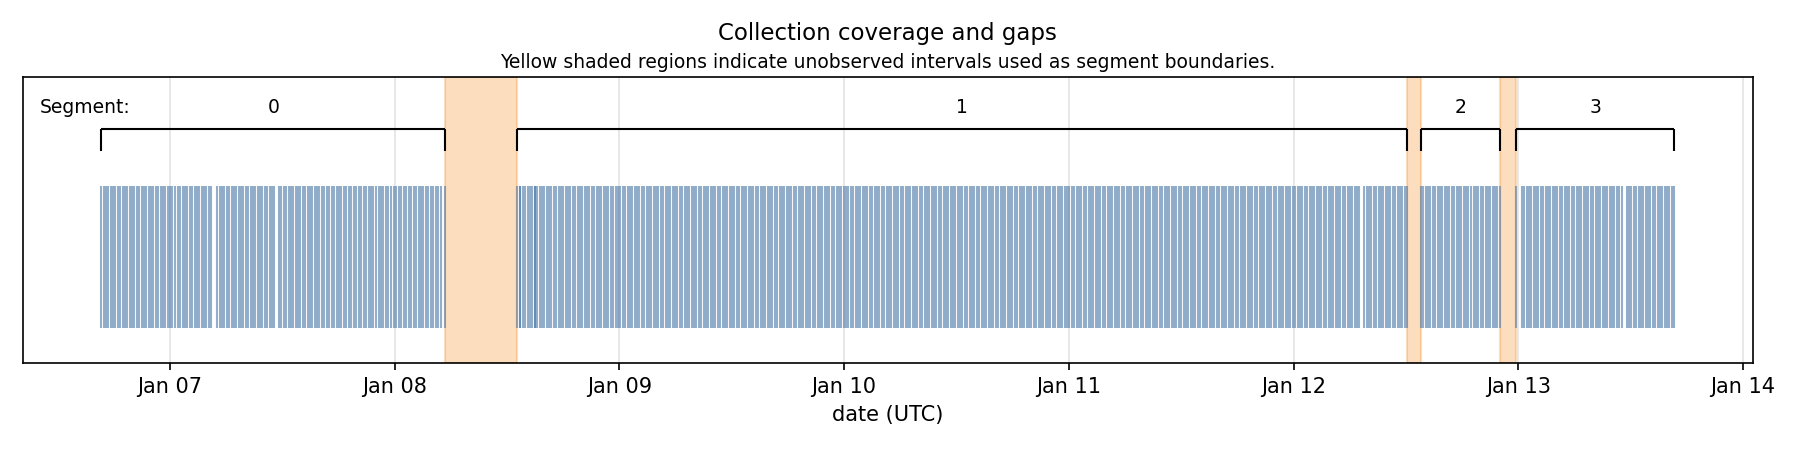

Write the Python code that produced this figure.
#!/usr/bin/env python3
"""
Figure 1: Collection coverage and hard gaps across the study timeline.

- Blue ticks: observed runs (success-only; from run_level.csv)
- Yellow shaded regions: unobserved hard gaps (gap_regime == "hard")
- Segment brackets: observed intervals between hard gaps (segment indexing)
- X-axis: calendar dates (sparse, human-readable)
"""

from pathlib import Path
import csv
from datetime import datetime, timezone
import matplotlib.pyplot as plt
import matplotlib.dates as mdates

# ---------- locate repo ----------
here = Path(__file__).resolve()
REPO_ROOT = None
for p in [here, *here.parents[:8]]:
    if (p / "local" / "logs" / "phase2_run_manifest.jsonl").exists():
        REPO_ROOT = p
        break
if REPO_ROOT is None:
    raise RuntimeError("Could not locate phase2_run_manifest.jsonl")

RUN_LEVEL_PATH = REPO_ROOT / "analysis_outputs" / "run_level.csv"
OUTPUT_PATH = REPO_ROOT / "docs" / "visuals" / "figure_1_collection_coverage.png"


def parse_iso_utc(timestamp: str) -> datetime:
    if not isinstance(timestamp, str) or not timestamp:
        raise ValueError(f"Invalid timestamp: {timestamp!r}")
    if timestamp.endswith("Z"):
        timestamp = timestamp[:-1] + "+00:00"
    dt = datetime.fromisoformat(timestamp)
    if dt.tzinfo is None:
        dt = dt.replace(tzinfo=timezone.utc)
    return dt.astimezone(timezone.utc)


# ---------- load run_level ----------
if not RUN_LEVEL_PATH.exists():
    raise FileNotFoundError(f"Missing run_level.csv: {RUN_LEVEL_PATH}")

with RUN_LEVEL_PATH.open("r", encoding="utf-8") as handle:
    run_rows = list(csv.DictReader(handle))

if not run_rows:
    raise RuntimeError("run_level.csv is empty")

run_rows.sort(key=lambda r: parse_iso_utc(r["run_time_utc"]))
run_times = [parse_iso_utc(r["run_time_utc"]) for r in run_rows]

# ---------- identify hard gaps ----------
hard_gaps = []
for idx in range(1, len(run_rows)):
    if (run_rows[idx].get("gap_regime") or "").strip().lower() != "hard":
        continue
    gap_start = parse_iso_utc(run_rows[idx - 1]["run_time_utc"])
    gap_end = parse_iso_utc(run_rows[idx]["run_time_utc"])
    hard_gaps.append((gap_start, gap_end))

hard_gaps.sort(key=lambda x: x[0])

segment_starts = [run_times[0]] + [end for _, end in hard_gaps]
segment_ends = [start for start, _ in hard_gaps] + [run_times[-1]]
n_segments = len(segment_starts)

# ---------- plotting ----------
fig, ax = plt.subplots(figsize=(12, 3))

# vertical layout
ticks_ymin, ticks_ymax = 0.12, 0.62
bracket_y = 0.82
bracket_feet_y = 0.74
label_y = 0.86

# observed runs
ax.vlines(
    run_times,
    ymin=ticks_ymin,
    ymax=ticks_ymax,
    color="#4C78A8",
    linewidth=1.0,
    alpha=0.6,
)

# hard gaps
for start, end in hard_gaps:
    ax.axvspan(start, end, color="#F58518", alpha=0.28)

# segment brackets + centered numbers
for i in range(n_segments):
    s = segment_starts[i]
    e = segment_ends[i]
    if e <= s:
        continue

    ax.vlines([s, e], ymin=bracket_feet_y, ymax=bracket_y, color="black", linewidth=1.0)
    ax.hlines(bracket_y, xmin=s, xmax=e, color="black", linewidth=1.0)

    mid = s + (e - s) / 2
    ax.text(mid, label_y, f"{i}", ha="center", va="bottom", fontsize=9)

# left-side label
ax.text(
    0.01,
    label_y,
    "Segment:",
    transform=ax.transAxes,
    ha="left",
    va="bottom",
    fontsize=9,
)

# title + subtitle
ax.set_title("Collection coverage and gaps", fontsize=11, pad=18)
ax.text(
    0.5,
    1.02,
    "Yellow shaded regions indicate unobserved intervals used as segment boundaries.",
    transform=ax.transAxes,
    ha="center",
    va="bottom",
    fontsize=9,
)

# x-axis formatting: calendar dates
ax.set_xlabel("date (UTC)")
ax.xaxis.set_major_locator(mdates.DayLocator())
ax.xaxis.set_major_formatter(mdates.DateFormatter("%b %d"))
ax.xaxis.set_minor_locator(mdates.HourLocator(byhour=[0, 12]))
ax.tick_params(axis="x", which="minor", length=0)

# final styling
ax.set_ylim(0, 1.0)
ax.set_yticks([])
ax.grid(axis="x", which="major", alpha=0.35)

OUTPUT_PATH.parent.mkdir(parents=True, exist_ok=True)
plt.tight_layout()
plt.savefig(OUTPUT_PATH, dpi=150)
plt.close(fig)

print(f"Wrote {OUTPUT_PATH}")
